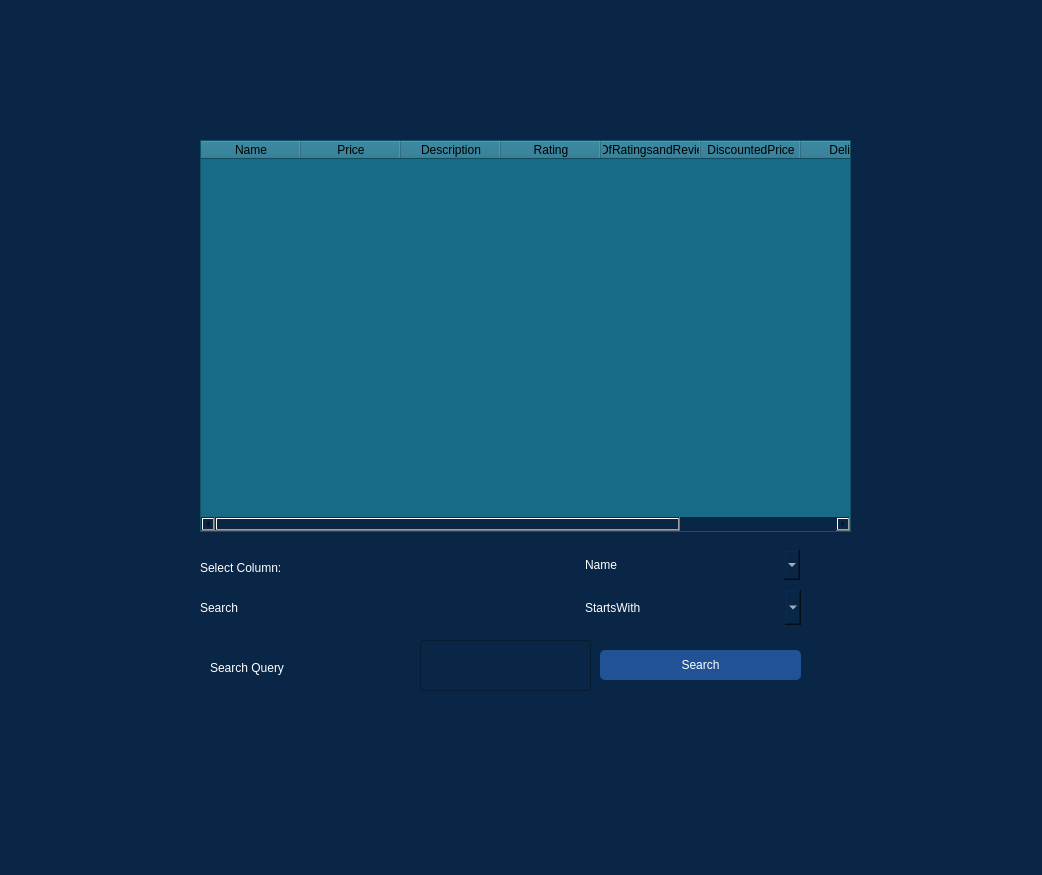
<?xml version="1.0" encoding="UTF-8"?>
<ui version="4.0">
 <class>Form</class>
 <widget class="QWidget" name="Form">
  <property name="geometry">
   <rect>
    <x>0</x>
    <y>0</y>
    <width>1042</width>
    <height>875</height>
   </rect>
  </property>
  <property name="windowTitle">
   <string>Form</string>
  </property>
  <property name="styleSheet">
   <string notr="true">background-color: rgb(10, 38, 71);</string>
  </property>
  <widget class="QTableWidget" name="tableWidget">
   <property name="geometry">
    <rect>
     <x>200</x>
     <y>140</y>
     <width>651</width>
     <height>392</height>
    </rect>
   </property>
   <property name="styleSheet">
    <string notr="true">background-color: rgb(23, 107, 135);
color: rgb(0, 0, 0);</string>
   </property>
   <column>
    <property name="text">
     <string>Name</string>
    </property>
   </column>
   <column>
    <property name="text">
     <string>Price</string>
    </property>
   </column>
   <column>
    <property name="text">
     <string>Description</string>
    </property>
   </column>
   <column>
    <property name="text">
     <string>Rating</string>
    </property>
   </column>
   <column>
    <property name="text">
     <string>NoOfRatingsandReviews</string>
    </property>
   </column>
   <column>
    <property name="text">
     <string>DiscountedPrice</string>
    </property>
   </column>
   <column>
    <property name="text">
     <string>Delivery</string>
    </property>
   </column>
   <column>
    <property name="text">
     <string>Percentageoff</string>
    </property>
   </column>
  </widget>
  <widget class="QComboBox" name="choice">
   <property name="geometry">
    <rect>
     <x>580</x>
     <y>590</y>
     <width>221</width>
     <height>35</height>
    </rect>
   </property>
   <property name="styleSheet">
    <string notr="true">color: rgb(255, 255, 255);
font: 16pt &quot;Mongolian Baiti&quot;;
border-radius: 5px;


</string>
   </property>
   <item>
    <property name="text">
     <string>StartsWith</string>
    </property>
   </item>
   <item>
    <property name="text">
     <string>EndWith</string>
    </property>
   </item>
   <item>
    <property name="text">
     <string>Contains</string>
    </property>
   </item>
  </widget>
  <widget class="QPushButton" name="searchButton">
   <property name="geometry">
    <rect>
     <x>600</x>
     <y>650</y>
     <width>201</width>
     <height>30</height>
    </rect>
   </property>
   <property name="styleSheet">
    <string notr="true">background-color: rgb(32, 82, 149);
color: rgb(255, 255, 255);
font: 16pt &quot;Mongolian Baiti&quot;;
border-radius: 5px;



</string>
   </property>
   <property name="text">
    <string>Search</string>
   </property>
  </widget>
  <widget class="QLabel" name="label_4">
   <property name="geometry">
    <rect>
     <x>200</x>
     <y>550</y>
     <width>351</width>
     <height>35</height>
    </rect>
   </property>
   <property name="styleSheet">
    <string notr="true">background-color: rgb(10, 38, 71);
border-color: qlineargradient(spread:pad, x1:0, y1:0, x2:1, y2:0, stop:0 rgba(24, 61, 61, 255), stop:0.471591 rgba(24, 61, 61, 255), stop:0.98 rgba(0, 0, 0, 255), stop:1 rgba(0, 0, 0, 0));
color: rgb(255, 255, 255);
font: 16pt &quot;Mongolian Baiti&quot;;
border-radius: 5px;


</string>
   </property>
   <property name="text">
    <string>Select Column:</string>
   </property>
  </widget>
  <widget class="QComboBox" name="columnBox">
   <property name="geometry">
    <rect>
     <x>580</x>
     <y>550</y>
     <width>220</width>
     <height>30</height>
    </rect>
   </property>
   <property name="styleSheet">
    <string notr="true">color: rgb(255, 255, 255);
font: 16pt &quot;Mongolian Baiti&quot;;
border-radius: 5px;


</string>
   </property>
   <item>
    <property name="text">
     <string>Name</string>
    </property>
   </item>
   <item>
    <property name="text">
     <string>Price</string>
    </property>
   </item>
   <item>
    <property name="text">
     <string>Description</string>
    </property>
   </item>
   <item>
    <property name="text">
     <string>Ratings</string>
    </property>
   </item>
   <item>
    <property name="text">
     <string>NoOfReviews</string>
    </property>
   </item>
   <item>
    <property name="text">
     <string>DiscountedPrice</string>
    </property>
   </item>
   <item>
    <property name="text">
     <string>Delivery</string>
    </property>
   </item>
   <item>
    <property name="text">
     <string>PercentageOff</string>
    </property>
   </item>
  </widget>
  <widget class="QLabel" name="label_5">
   <property name="geometry">
    <rect>
     <x>200</x>
     <y>590</y>
     <width>360</width>
     <height>35</height>
    </rect>
   </property>
   <property name="styleSheet">
    <string notr="true">background-color: rgb(10, 38, 71);
border-color: qlineargradient(spread:pad, x1:0, y1:0, x2:1, y2:0, stop:0 rgba(24, 61, 61, 255), stop:0.471591 rgba(24, 61, 61, 255), stop:0.98 rgba(0, 0, 0, 255), stop:1 rgba(0, 0, 0, 0));
color: rgb(255, 255, 255);
font: 16pt &quot;Mongolian Baiti&quot;;
border-radius: 5px;


</string>
   </property>
   <property name="text">
    <string>Search </string>
   </property>
  </widget>
  <widget class="QLineEdit" name="query">
   <property name="geometry">
    <rect>
     <x>420</x>
     <y>640</y>
     <width>171</width>
     <height>51</height>
    </rect>
   </property>
   <property name="styleSheet">
    <string notr="true">color: rgb(255, 255, 255);</string>
   </property>
  </widget>
  <widget class="QLabel" name="label_6">
   <property name="geometry">
    <rect>
     <x>210</x>
     <y>650</y>
     <width>201</width>
     <height>35</height>
    </rect>
   </property>
   <property name="styleSheet">
    <string notr="true">background-color: rgb(10, 38, 71);
border-color: qlineargradient(spread:pad, x1:0, y1:0, x2:1, y2:0, stop:0 rgba(24, 61, 61, 255), stop:0.471591 rgba(24, 61, 61, 255), stop:0.98 rgba(0, 0, 0, 255), stop:1 rgba(0, 0, 0, 0));
color: rgb(255, 255, 255);
font: 16pt &quot;Mongolian Baiti&quot;;
border-radius: 5px;


</string>
   </property>
   <property name="text">
    <string>Search Query</string>
   </property>
  </widget>
 </widget>
 <resources/>
 <connections/>
</ui>
